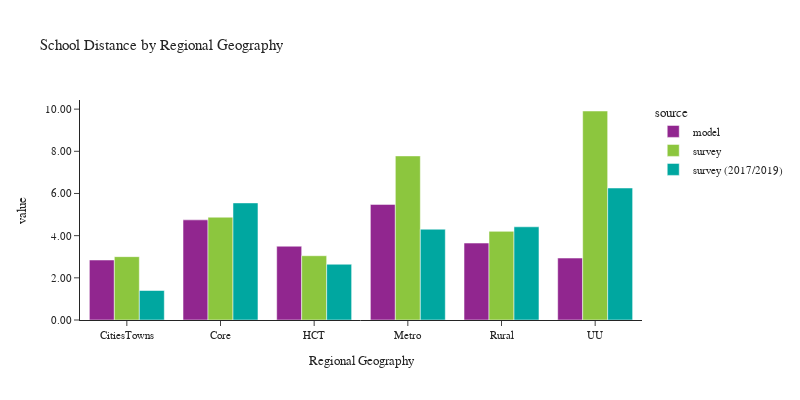

Notebook code cell kept with this figure:
### Code cell
plot_school_location(df_students, 'rg_proposed_school', 'Regional Geography', 'Regional Geography')

### Figure 1 — Plotly figure (JSON) as saved in the notebook; plotly's stock layout.template omitted (floating-point values rounded to 4 significant figures)
{"data": [{"alignmentgroup": "True", "customdata": [[89517], [265877], [180814], [330803], [69885], [36577]], "hovertemplate": "source=model<br>rg_proposed_school=%{x}<br>value=%{y}<br>sample count=%{customdata[0]}<extra></extra>", "legendgroup": "model", "marker": {"color": "#91268F", "pattern": {"shape": ""}}, "name": "model", "offsetgroup": "model", "orientation": "v", "showlegend": true, "textposition": "auto", "type": "bar", "x": ["CitiesTowns", "Core", "HCT", "Metro", "Rural", "UU"], "xaxis": "x", "y": [2.845, 4.749, 3.499, 5.482, 3.648, 2.937], "yaxis": "y"}, {"alignmentgroup": "True", "customdata": [[43], [152], [149], [515], [37], [23]], "hovertemplate": "source=survey<br>rg_proposed_school=%{x}<br>value=%{y}<br>sample count=%{customdata[0]}<extra></extra>", "legendgroup": "survey", "marker": {"color": "#8CC63E", "pattern": {"shape": ""}}, "name": "survey", "offsetgroup": "survey", "orientation": "v", "showlegend": true, "textposition": "auto", "type": "bar", "x": ["CitiesTowns", "Core", "HCT", "Metro", "Rural", "UU"], "xaxis": "x", "y": [3.004, 4.875, 3.048, 7.782, 4.203, 9.911], "yaxis": "y"}, {"alignmentgroup": "True", "customdata": [[20], [139], [42], [205], [39], [6]], "hovertemplate": "source=survey (2017/2019)<br>rg_proposed_school=%{x}<br>value=%{y}<br>sample count=%{customdata[0]}<extra></extra>", "legendgroup": "survey (2017/2019)", "marker": {"color": "#00A7A0", "pattern": {"shape": ""}}, "name": "survey (2017/2019)", "offsetgroup": "survey (2017/2019)", "orientation": "v", "showlegend": true, "textposition": "auto", "type": "bar", "x": ["CitiesTowns", "Core", "HCT", "Metro", "Rural", "UU"], "xaxis": "x", "y": [1.398, 5.553, 2.644, 4.306, 4.419, 6.259], "yaxis": "y"}], "layout": {"barmode": "group", "font": {"size": 11}, "height": 400, "legend": {"title": {"text": "source"}, "tracegroupgap": 0}, "title": {"text": "School Distance by Regional Geography"}, "width": 800, "xaxis": {"anchor": "y", "domain": [0.0, 1.0], "title": {"text": "Regional Geography"}}, "yaxis": {"anchor": "x", "domain": [0.0, 1.0], "tickformat": ".2f", "title": {"text": "value"}}}}
